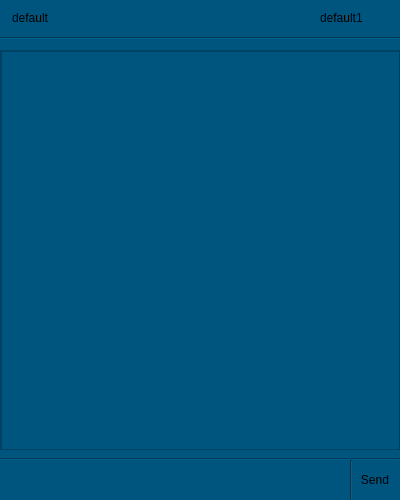
<?xml version="1.0" encoding="UTF-8"?>
<ui version="4.0">
 <class>ChatForm</class>
 <widget class="QWidget" name="ChatForm">
  <property name="geometry">
   <rect>
    <x>0</x>
    <y>0</y>
    <width>400</width>
    <height>500</height>
   </rect>
  </property>
  <property name="windowTitle">
   <string>Form</string>
  </property>
  <property name="styleSheet">
   <string notr="true">background-color: rgb(0, 85, 127);</string>
  </property>
  <widget class="Line" name="Separation">
   <property name="geometry">
    <rect>
     <x>0</x>
     <y>30</y>
     <width>400</width>
     <height>16</height>
    </rect>
   </property>
   <property name="orientation">
    <enum>Qt::Horizontal</enum>
   </property>
  </widget>
  <widget class="QLabel" name="RemoteClientName">
   <property name="geometry">
    <rect>
     <x>320</x>
     <y>10</y>
     <width>51</width>
     <height>16</height>
    </rect>
   </property>
   <property name="text">
    <string>default1</string>
   </property>
  </widget>
  <widget class="QLineEdit" name="MessageText">
   <property name="geometry">
    <rect>
     <x>0</x>
     <y>460</y>
     <width>350</width>
     <height>40</height>
    </rect>
   </property>
   <property name="styleSheet">
    <string notr="true">border: none</string>
   </property>
  </widget>
  <widget class="QPushButton" name="Send">
   <property name="geometry">
    <rect>
     <x>350</x>
     <y>460</y>
     <width>50</width>
     <height>40</height>
    </rect>
   </property>
   <property name="styleSheet">
    <string notr="true">border: none</string>
   </property>
   <property name="text">
    <string>Send</string>
   </property>
  </widget>
  <widget class="Line" name="Separation_2">
   <property name="geometry">
    <rect>
     <x>0</x>
     <y>458</y>
     <width>400</width>
     <height>2</height>
    </rect>
   </property>
   <property name="orientation">
    <enum>Qt::Horizontal</enum>
   </property>
  </widget>
  <widget class="Line" name="Separation_3">
   <property name="geometry">
    <rect>
     <x>350</x>
     <y>460</y>
     <width>2</width>
     <height>41</height>
    </rect>
   </property>
   <property name="orientation">
    <enum>Qt::Vertical</enum>
   </property>
  </widget>
  <widget class="QScrollArea" name="scrollArea">
   <property name="geometry">
    <rect>
     <x>0</x>
     <y>50</y>
     <width>400</width>
     <height>400</height>
    </rect>
   </property>
   <property name="widgetResizable">
    <bool>true</bool>
   </property>
   <widget class="QWidget" name="scrollAreaWidgetContents">
    <property name="geometry">
     <rect>
      <x>0</x>
      <y>0</y>
      <width>398</width>
      <height>398</height>
     </rect>
    </property>
    <widget class="QFrame" name="frame">
     <property name="geometry">
      <rect>
       <x>0</x>
       <y>0</y>
       <width>400</width>
       <height>400</height>
      </rect>
     </property>
     <property name="sizePolicy">
      <sizepolicy hsizetype="Fixed" vsizetype="Fixed">
       <horstretch>0</horstretch>
       <verstretch>0</verstretch>
      </sizepolicy>
     </property>
     <property name="frameShape">
      <enum>QFrame::StyledPanel</enum>
     </property>
     <property name="frameShadow">
      <enum>QFrame::Raised</enum>
     </property>
    </widget>
   </widget>
  </widget>
  <widget class="QLineEdit" name="Nickname">
   <property name="geometry">
    <rect>
     <x>10</x>
     <y>10</y>
     <width>50</width>
     <height>16</height>
    </rect>
   </property>
   <property name="styleSheet">
    <string notr="true">border:none</string>
   </property>
   <property name="text">
    <string>default</string>
   </property>
  </widget>
 </widget>
 <resources/>
 <connections/>
</ui>
